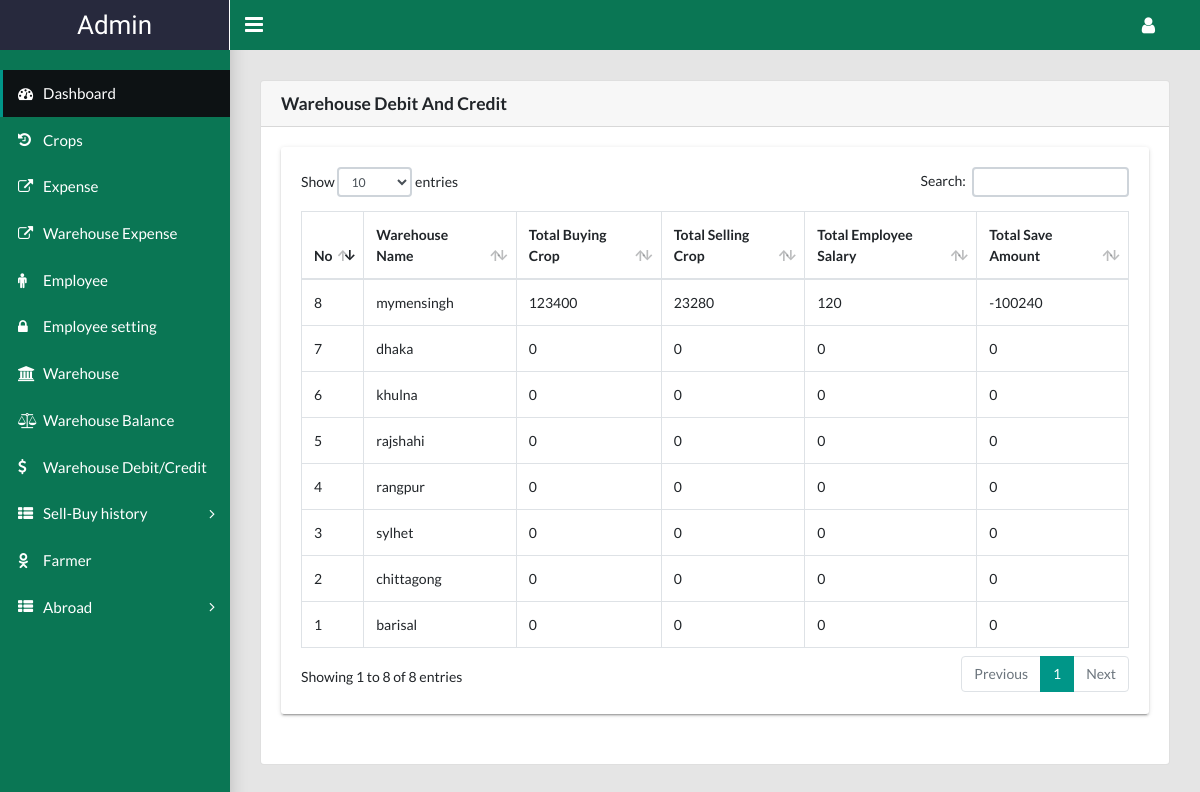
Page /admin/warehouseBalance.php (signed in) on the committed database.
### tables this page shows
CREATE TABLE `warehoue_debitprofit` (
  `id` int(11) NOT NULL,
  `warehouse` varchar(100) NOT NULL,
  `totalBuyingCrop` double NOT NULL,
  `totalSellingCrop` double NOT NULL,
  `totalExpense` double NOT NULL,
  `totalSaveAmount` double NOT NULL
);

### lib/Database.php (called while the page is built, shortened)
<?php
Class Database{
		private $host   = "localhost";
	private $user   = "root";
	private $pass   = "";
	private $dbname = "e_agri";
	public $link;
	private function connectDB(){
	$this->link = new mysqli($this->host, $this->user, $this->pass, $this->dbname);
 }
	public function select($query){
		$result = $this->link->query($query) or die($this->link->error.__LINE__);
		if($result->num_rows > 0){
			return $result;
		} else {
			return false;
		}
	}
}

### admin/warehouseBalance.php (the view, shortened to what this page needs)
<?php include './header.php'; ?>
<?php include './side.php'; ?>
<main class="app-content">
    <div class="bs-component">
        <div class="card">
            <h5 class="card-header">Warehouse Debit And Credit</h5>
            <div class="card-body">
                <div class="row">
                    <div class="col-lg-12">
                    	<div class="tile">
                            <div class="tile-body">
                                <div class="table-responsive">
                                    <table class="table table-hover table-bordered" id="sampleTable">
                                    	<thead>
                                            <tr>
                                                <th>No</th>
                                                <th>Warehouse Name</th>
                                                <th>Total Buying Crop</th>
                                                <th>Total Selling Crop</th>
                                                <th>Total Employee Salary</th>
                                                <th>Total Save Amount</th>
                                            </tr>
                                        </thead>
                                        <tbody>
                                        	<?php
                                        	$i=0;
                                        	    $query = "SELECT * FROM warehoue_debitprofit ORDER BY id DESC";
                                                $result = $db->select($query);
                                                if($result){
                                    	            while($resultRow = $result->fetch_assoc()){
                                    	            	$i++;
                                        	        ?>
                                        	        <tr>
                                                        <th><?php echo $i; ?></th>
                                                        <th><?php echo $resultRow['warehouse']; ?></th>
                                                        <th>
                                                            <?php echo $resultRow['totalBuyingCrop']; ?>
                                                        </th>
                                                        <th>
                                                            <?php echo $resultRow['totalSellingCrop']; ?>
                                                        </th>
                                                        <th>
                                                            <?php echo $resultRow['totalExpense']; ?>
                                                        </th>
                                                        <th><?php echo $resultRow['totalSaveAmount']; ?></th>
                                                    </tr>
                                                    <?php
                                                    }
                                                }
                                            ?>
                                        </tbody>
                                    </table>
                                </div>
                            </div>
                        </div>
                    </div>
                </div>
            </div>
        </div>
    </div>
</main>
<?php include './footer.php'; ?>

### admin/warehouseBalance.php (style rules this page uses)
tbody tr th { font-weight: normal; }

### rows in the picture
warehoue_debitprofit: warehouse "barisal", totalBuyingCrop "0", totalSellingCrop "0", totalExpense "0", totalSaveAmount "0"
warehoue_debitprofit: warehouse "chittagong", totalBuyingCrop "0", totalSellingCrop "0", totalExpense "0", totalSaveAmount "0"
warehoue_debitprofit: warehouse "sylhet", totalBuyingCrop "0", totalSellingCrop "0", totalExpense "0", totalSaveAmount "0"
warehoue_debitprofit: warehouse "rangpur", totalBuyingCrop "0", totalSellingCrop "0", totalExpense "0", totalSaveAmount "0"
warehoue_debitprofit: warehouse "rajshahi", totalBuyingCrop "0", totalSellingCrop "0", totalExpense "0", totalSaveAmount "0"
warehoue_debitprofit: warehouse "khulna", totalBuyingCrop "0", totalSellingCrop "0", totalExpense "0", totalSaveAmount "0"
warehoue_debitprofit: warehouse "dhaka", totalBuyingCrop "0", totalSellingCrop "0", totalExpense "0", totalSaveAmount "0"
warehoue_debitprofit: warehouse "mymensingh", totalBuyingCrop "123400", totalSellingCrop "23280", totalExpense "120", totalSaveAmount "-100240"
